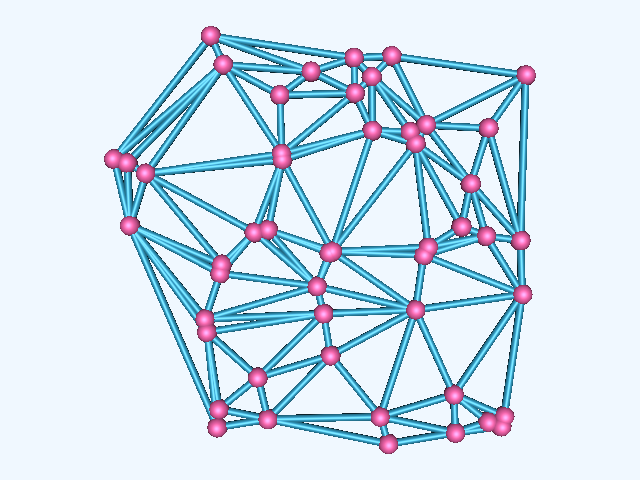

Generate this figure with Python:
#!/usr/bin/env python

# Perform 2D Delaunay triangulation on random points and display
# the mesh with tube edges and sphere glyphs at the vertices.

# Factory overrides: importing these modules registers the OpenGL rendering
# and interaction style implementations for vtkRenderingCore factory classes.
import vtkmodules.vtkInteractionStyle  # noqa: F401
import vtkmodules.vtkRenderingOpenGL2  # noqa: F401
# VTK pipeline classes used in this example
from vtkmodules.vtkCommonCore import (
    vtkMinimalStandardRandomSequence,
    vtkPoints,
)
from vtkmodules.vtkCommonDataModel import vtkPolyData
from vtkmodules.vtkFiltersCore import (
    vtkDelaunay2D,
    vtkExtractEdges,
    vtkGlyph3D,
    vtkTubeFilter,
)
from vtkmodules.vtkFiltersSources import vtkSphereSource
from vtkmodules.vtkRenderingCore import (
    vtkActor,
    vtkPolyDataMapper,
    vtkRenderWindow,
    vtkRenderWindowInteractor,
    vtkRenderer,
)

# Colors (normalized RGB)
alice_blue_background_rgb = (0.941, 0.973, 1.000)
midnight_blue_rgb = (0.098, 0.098, 0.439)
peacock_rgb = (0.200, 0.631, 0.788)
hot_pink_rgb = (1.000, 0.412, 0.706)

# Source: generate random 2D points
points = vtkPoints()
random_sequence = vtkMinimalStandardRandomSequence()
random_sequence.SetSeed(1)
for i in range(50):
    p1 = random_sequence.GetValue()
    random_sequence.Next()
    p2 = random_sequence.GetValue()
    random_sequence.Next()
    points.InsertPoint(i, p1, p2, 0.0)

profile = vtkPolyData()
profile.SetPoints(points)

# Filter: 2D Delaunay triangulation
delaunay = vtkDelaunay2D()
delaunay.SetInputData(profile)
delaunay.SetTolerance(0.001)

# Filter: extract edges and wrap them in tubes
extract = vtkExtractEdges()
extract.SetInputConnection(delaunay.GetOutputPort())

tubes = vtkTubeFilter()
tubes.SetInputConnection(extract.GetOutputPort())
tubes.SetRadius(0.01)
tubes.SetNumberOfSides(6)

# Filter: place sphere glyphs at each vertex
ball = vtkSphereSource()
ball.SetRadius(0.025)
ball.SetThetaResolution(12)
ball.SetPhiResolution(12)

balls = vtkGlyph3D()
balls.SetInputConnection(delaunay.GetOutputPort())
balls.SetSourceConnection(ball.GetOutputPort())

# Mapper: triangulated mesh fill
mesh_mapper = vtkPolyDataMapper()
mesh_mapper.SetInputConnection(delaunay.GetOutputPort())

mesh_actor = vtkActor()
mesh_actor.SetMapper(mesh_mapper)
mesh_actor.GetProperty().SetColor(midnight_blue_rgb)

# Mapper: edge tubes
edge_mapper = vtkPolyDataMapper()
edge_mapper.SetInputConnection(tubes.GetOutputPort())

edge_actor = vtkActor()
edge_actor.SetMapper(edge_mapper)
edge_actor.GetProperty().SetColor(peacock_rgb)
edge_actor.GetProperty().SetSpecularColor(1, 1, 1)
edge_actor.GetProperty().SetSpecular(0.3)
edge_actor.GetProperty().SetSpecularPower(20)
edge_actor.GetProperty().SetAmbient(0.2)
edge_actor.GetProperty().SetDiffuse(0.8)

# Mapper: vertex glyphs
ball_mapper = vtkPolyDataMapper()
ball_mapper.SetInputConnection(balls.GetOutputPort())

ball_actor = vtkActor()
ball_actor.SetMapper(ball_mapper)
ball_actor.GetProperty().SetColor(hot_pink_rgb)
ball_actor.GetProperty().SetSpecularColor(1, 1, 1)
ball_actor.GetProperty().SetSpecular(0.3)
ball_actor.GetProperty().SetSpecularPower(20)
ball_actor.GetProperty().SetAmbient(0.2)
ball_actor.GetProperty().SetDiffuse(0.8)

# Renderer: assemble the scene and configure the camera
renderer = vtkRenderer()
renderer.AddActor(ball_actor)
renderer.AddActor(edge_actor)
renderer.SetBackground(alice_blue_background_rgb)

# Window: display the rendered scene
render_window = vtkRenderWindow()
render_window.AddRenderer(renderer)
render_window.SetWindowName("delaunay")
render_window.SetMultiSamples(0)
render_window.SetSize(640, 480)

# Interactor: handle mouse and keyboard events
render_window_interactor = vtkRenderWindowInteractor()
render_window_interactor.SetRenderWindow(render_window)

# Scene: configure the camera
renderer.ResetCamera()
renderer.GetActiveCamera().Zoom(1.3)

render_window_interactor.Initialize()
render_window_interactor.Start()
